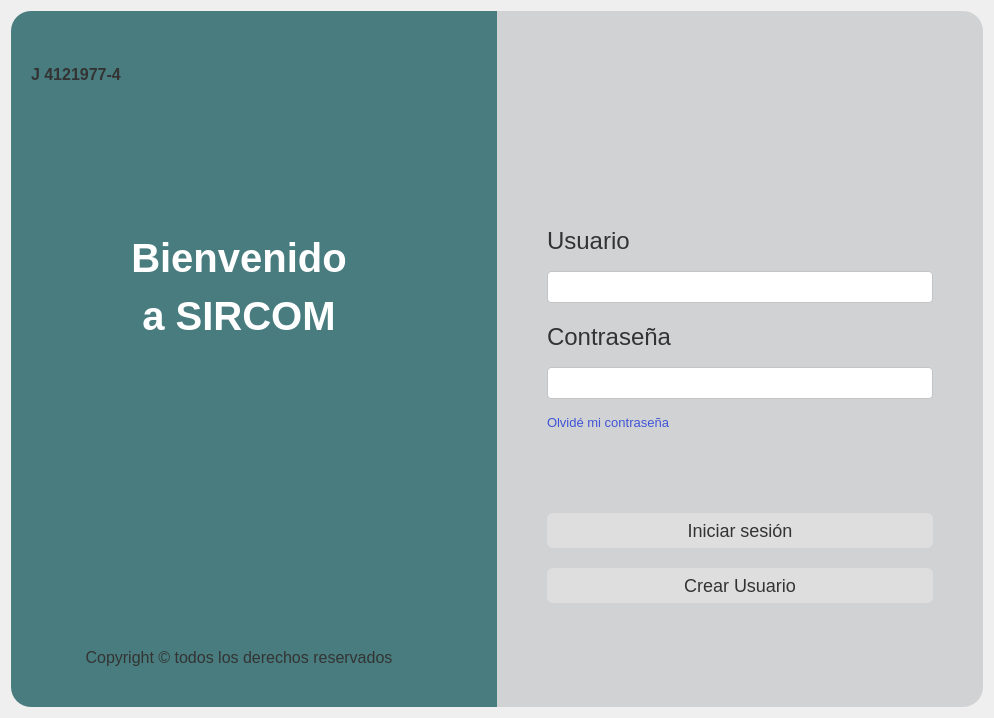
<?xml version="1.0" encoding="UTF-8"?>
<ui version="4.0">
 <class>Form</class>
 <widget class="QWidget" name="Form">
  <property name="geometry">
   <rect>
    <x>0</x>
    <y>0</y>
    <width>994</width>
    <height>718</height>
   </rect>
  </property>
  <property name="windowTitle">
   <string>Form</string>
  </property>
  <property name="styleSheet">
   <string notr="true">QWidget {
    font-family: Arial;
}

#login {
    background: #F0F6F9;
}


#panelIzquierdo {
    background: #487c7e;
    border-top-left-radius: 20px;
    border-bottom-left-radius: 20px;
}

#labelTitulo {
	color: white;
    font-size: 40px;
    font-weight: bold;
}

#panelDerecho{
    background: #d1d2d4;
    border-top-right-radius: 20px;
    border-bottom-right-radius: 20px;
}

QLineEdit {
    background: white;
    border-radius: 4px;
    padding: 6px;
    border: 1px solid #c4c4c4;
    font-size: 14px;
}

QLineEdit:focus {
    border: 1px solid #487c7e;
}

QLabel {
    color: #333;
    font-size: 24px;
}

#labelLink{
    color: #4054d6;
    font-size: 13px;
}
#labelLink:hover {
    text-decoration: underline;
}

QPushButton {
    background: #dedede;
    color: #333;
    border-radius: 6px;
    padding: 7px;
    border: none;
    font-size: 18px;
}

QPushButton:hover {
    background: #cacaca;
}

QPushButton:pressed {
    background: #b5b5b5;
}</string>
  </property>
  <layout class="QHBoxLayout" name="horizontalLayout_2">
   <item>
    <layout class="QHBoxLayout" name="horizontalLayout" stretch="1,1">
     <property name="spacing">
      <number>0</number>
     </property>
     <item>
      <widget class="QWidget" name="panelIzquierdo" native="true">
       <layout class="QVBoxLayout" name="verticalLayout_2" stretch="0,1,3,3,0">
        <property name="leftMargin">
         <number>20</number>
        </property>
        <property name="topMargin">
         <number>20</number>
        </property>
        <property name="rightMargin">
         <number>50</number>
        </property>
        <property name="bottomMargin">
         <number>40</number>
        </property>
        <item>
         <layout class="QHBoxLayout" name="horizontalLayout_3">
          <item>
           <layout class="QVBoxLayout" name="verticalLayout_5">
            <item alignment="Qt::AlignHCenter">
             <widget class="QLabel" name="labelLogo">
              <property name="maximumSize">
               <size>
                <width>200</width>
                <height>200</height>
               </size>
              </property>
              <property name="text">
               <string/>
              </property>
              <property name="pixmap">
               <pixmap>icons/logo.png</pixmap>
              </property>
              <property name="scaledContents">
               <bool>true</bool>
              </property>
             </widget>
            </item>
            <item alignment="Qt::AlignHCenter">
             <widget class="QLabel" name="label">
              <property name="text">
               <string>&lt;html&gt;&lt;head/&gt;&lt;body&gt;&lt;p&gt;&lt;span style=&quot; font-size:12pt; font-weight:600;&quot;&gt;J 4121977-4&lt;/span&gt;&lt;/p&gt;&lt;/body&gt;&lt;/html&gt;</string>
              </property>
             </widget>
            </item>
           </layout>
          </item>
          <item>
           <spacer name="horizontalSpacer">
            <property name="orientation">
             <enum>Qt::Horizontal</enum>
            </property>
            <property name="sizeHint" stdset="0">
             <size>
              <width>40</width>
              <height>20</height>
             </size>
            </property>
           </spacer>
          </item>
         </layout>
        </item>
        <item>
         <spacer name="verticalSpacer_6">
          <property name="orientation">
           <enum>Qt::Vertical</enum>
          </property>
          <property name="sizeHint" stdset="0">
           <size>
            <width>20</width>
            <height>40</height>
           </size>
          </property>
         </spacer>
        </item>
        <item>
         <widget class="QLabel" name="labelTitulo">
          <property name="sizePolicy">
           <sizepolicy hsizetype="Minimum" vsizetype="Minimum">
            <horstretch>0</horstretch>
            <verstretch>0</verstretch>
           </sizepolicy>
          </property>
          <property name="text">
           <string>&lt;html&gt;&lt;head/&gt;&lt;body&gt;&lt;p&gt;Bienvenido&lt;/p&gt;&lt;p&gt;a SIRCOM&lt;/p&gt;&lt;/body&gt;&lt;/html&gt;</string>
          </property>
          <property name="alignment">
           <set>Qt::AlignCenter</set>
          </property>
         </widget>
        </item>
        <item>
         <spacer name="verticalSpacer_5">
          <property name="orientation">
           <enum>Qt::Vertical</enum>
          </property>
          <property name="sizeHint" stdset="0">
           <size>
            <width>20</width>
            <height>60</height>
           </size>
          </property>
         </spacer>
        </item>
        <item>
         <widget class="QLabel" name="label_2">
          <property name="text">
           <string>&lt;html&gt;&lt;head/&gt;&lt;body&gt;&lt;p&gt;&lt;span style=&quot; font-size:12pt;&quot;&gt;Copyright ©️ todos los derechos reservados&lt;/span&gt;&lt;/p&gt;&lt;/body&gt;&lt;/html&gt;</string>
          </property>
          <property name="alignment">
           <set>Qt::AlignCenter</set>
          </property>
         </widget>
        </item>
       </layout>
      </widget>
     </item>
     <item>
      <widget class="QWidget" name="panelDerecho" native="true">
       <layout class="QVBoxLayout" name="verticalLayout">
        <property name="spacing">
         <number>20</number>
        </property>
        <property name="leftMargin">
         <number>50</number>
        </property>
        <property name="topMargin">
         <number>40</number>
        </property>
        <property name="rightMargin">
         <number>50</number>
        </property>
        <property name="bottomMargin">
         <number>40</number>
        </property>
        <item>
         <spacer name="verticalSpacer_3">
          <property name="orientation">
           <enum>Qt::Vertical</enum>
          </property>
          <property name="sizeHint" stdset="0">
           <size>
            <width>20</width>
            <height>40</height>
           </size>
          </property>
         </spacer>
        </item>
        <item alignment="Qt::AlignHCenter">
         <widget class="QLabel" name="labelIconUser">
          <property name="maximumSize">
           <size>
            <width>100</width>
            <height>100</height>
           </size>
          </property>
          <property name="text">
           <string/>
          </property>
          <property name="textFormat">
           <enum>Qt::AutoText</enum>
          </property>
          <property name="pixmap">
           <pixmap>../../../Downloads/user.svg</pixmap>
          </property>
          <property name="scaledContents">
           <bool>true</bool>
          </property>
         </widget>
        </item>
        <item>
         <spacer name="verticalSpacer_2">
          <property name="orientation">
           <enum>Qt::Vertical</enum>
          </property>
          <property name="sizeHint" stdset="0">
           <size>
            <width>20</width>
            <height>40</height>
           </size>
          </property>
         </spacer>
        </item>
        <item>
         <layout class="QVBoxLayout" name="verticalLayout_3">
          <property name="spacing">
           <number>16</number>
          </property>
          <item>
           <widget class="QLabel" name="labelUser">
            <property name="text">
             <string>Usuario</string>
            </property>
           </widget>
          </item>
          <item>
           <widget class="QLineEdit" name="lineEditUser">
            <property name="sizePolicy">
             <sizepolicy hsizetype="Minimum" vsizetype="Fixed">
              <horstretch>0</horstretch>
              <verstretch>0</verstretch>
             </sizepolicy>
            </property>
            <property name="minimumSize">
             <size>
              <width>0</width>
              <height>0</height>
             </size>
            </property>
           </widget>
          </item>
         </layout>
        </item>
        <item>
         <layout class="QVBoxLayout" name="verticalLayout_4">
          <property name="spacing">
           <number>16</number>
          </property>
          <item>
           <widget class="QLabel" name="labelPass">
            <property name="text">
             <string>Contraseña</string>
            </property>
           </widget>
          </item>
          <item>
           <widget class="QLineEdit" name="lineEditPass">
            <property name="sizePolicy">
             <sizepolicy hsizetype="Minimum" vsizetype="Fixed">
              <horstretch>0</horstretch>
              <verstretch>0</verstretch>
             </sizepolicy>
            </property>
            <property name="minimumSize">
             <size>
              <width>0</width>
              <height>0</height>
             </size>
            </property>
           </widget>
          </item>
          <item>
           <widget class="QLabel" name="labelLink">
            <property name="font">
             <font>
              <family>Arial</family>
              <pointsize>-1</pointsize>
              <weight>50</weight>
              <italic>false</italic>
              <bold>false</bold>
              <underline>false</underline>
              <strikeout>false</strikeout>
              <kerning>true</kerning>
             </font>
            </property>
            <property name="cursor">
             <cursorShape>PointingHandCursor</cursorShape>
            </property>
            <property name="mouseTracking">
             <bool>true</bool>
            </property>
            <property name="focusPolicy">
             <enum>Qt::TabFocus</enum>
            </property>
            <property name="text">
             <string>Olvidé mi contraseña</string>
            </property>
           </widget>
          </item>
         </layout>
        </item>
        <item>
         <spacer name="verticalSpacer">
          <property name="orientation">
           <enum>Qt::Vertical</enum>
          </property>
          <property name="sizeHint" stdset="0">
           <size>
            <width>20</width>
            <height>40</height>
           </size>
          </property>
         </spacer>
        </item>
        <item>
         <widget class="QPushButton" name="buttonLogin">
          <property name="minimumSize">
           <size>
            <width>250</width>
            <height>0</height>
           </size>
          </property>
          <property name="cursor">
           <cursorShape>PointingHandCursor</cursorShape>
          </property>
          <property name="text">
           <string>Iniciar sesión</string>
          </property>
         </widget>
        </item>
        <item>
         <widget class="QPushButton" name="buttonCreateUser">
          <property name="minimumSize">
           <size>
            <width>250</width>
            <height>0</height>
           </size>
          </property>
          <property name="cursor">
           <cursorShape>PointingHandCursor</cursorShape>
          </property>
          <property name="text">
           <string>Crear Usuario</string>
          </property>
         </widget>
        </item>
        <item>
         <spacer name="verticalSpacer_4">
          <property name="orientation">
           <enum>Qt::Vertical</enum>
          </property>
          <property name="sizeHint" stdset="0">
           <size>
            <width>20</width>
            <height>40</height>
           </size>
          </property>
         </spacer>
        </item>
       </layout>
      </widget>
     </item>
    </layout>
   </item>
  </layout>
 </widget>
 <resources/>
 <connections/>
</ui>
